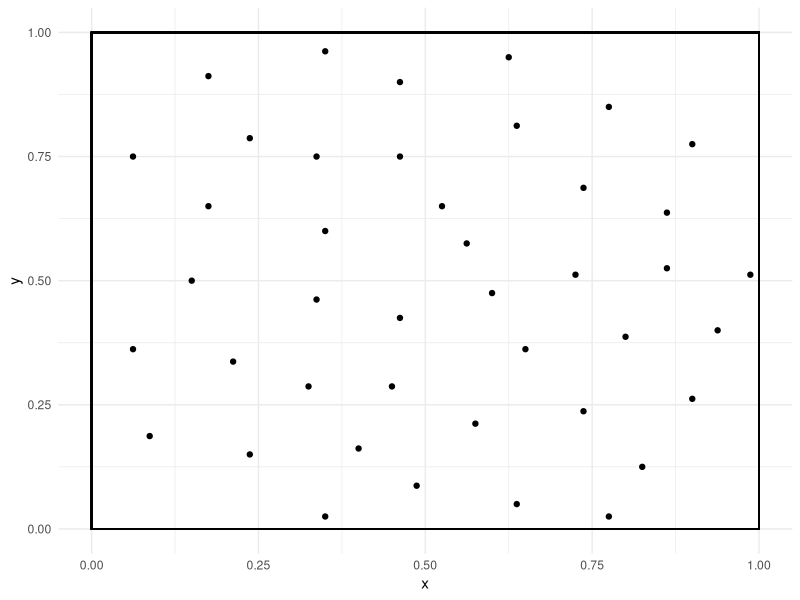
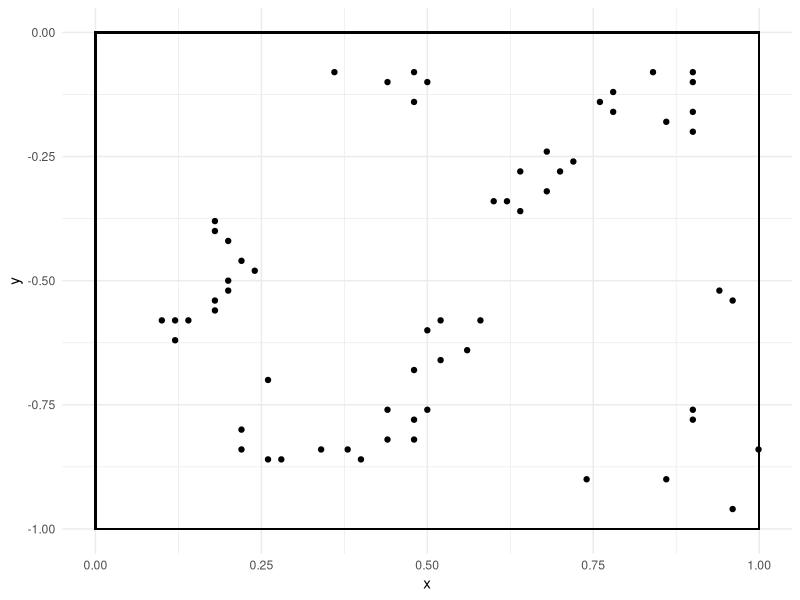
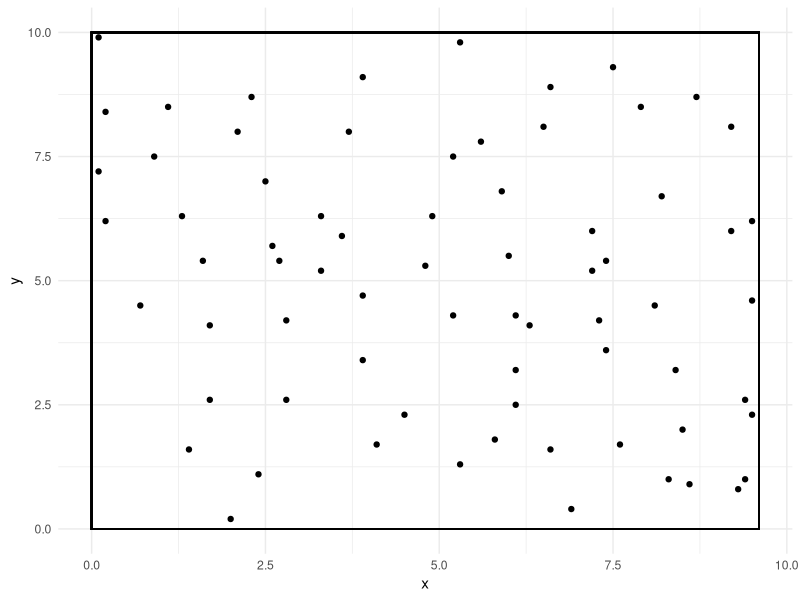
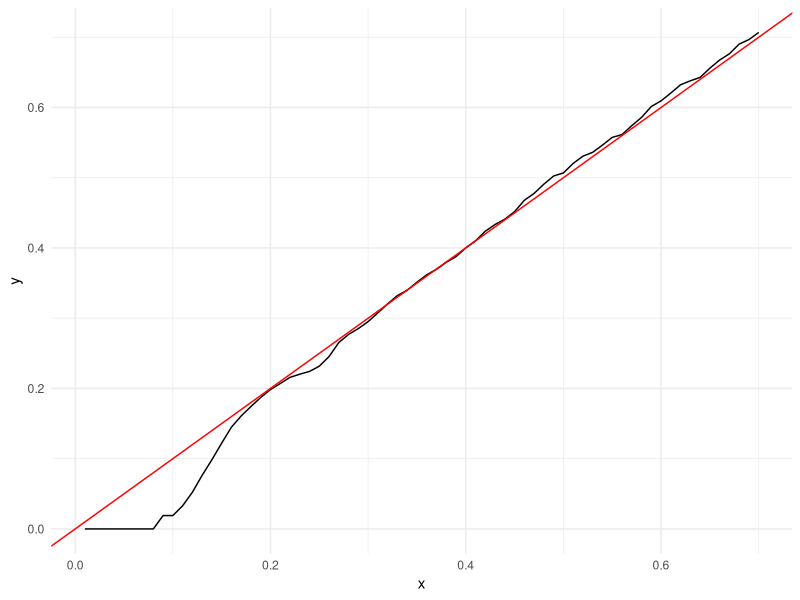
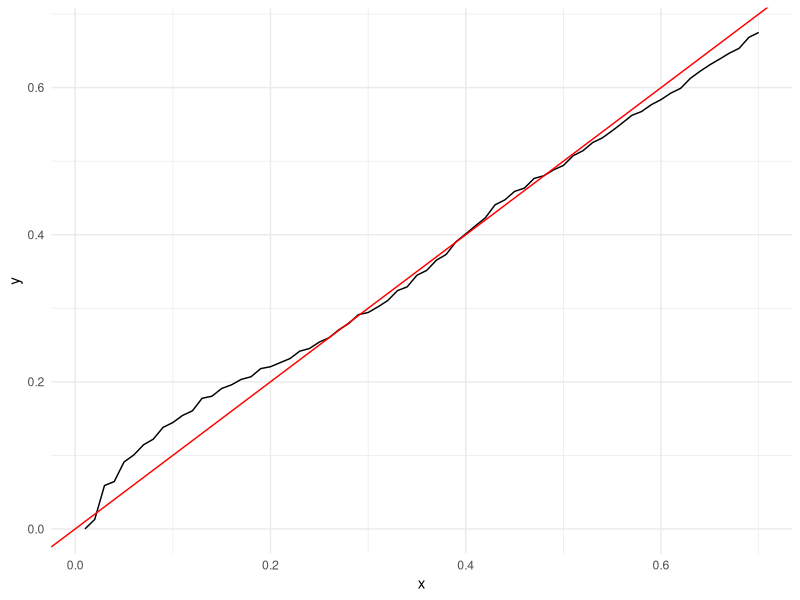
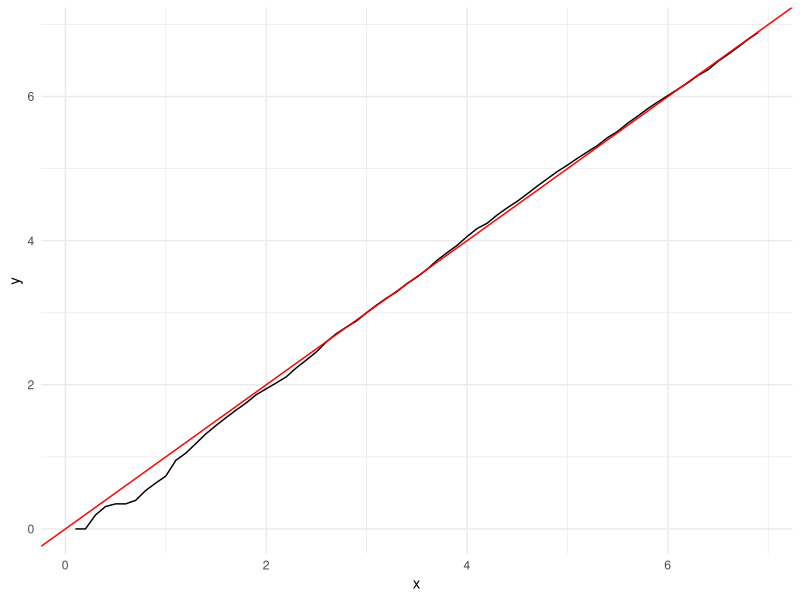
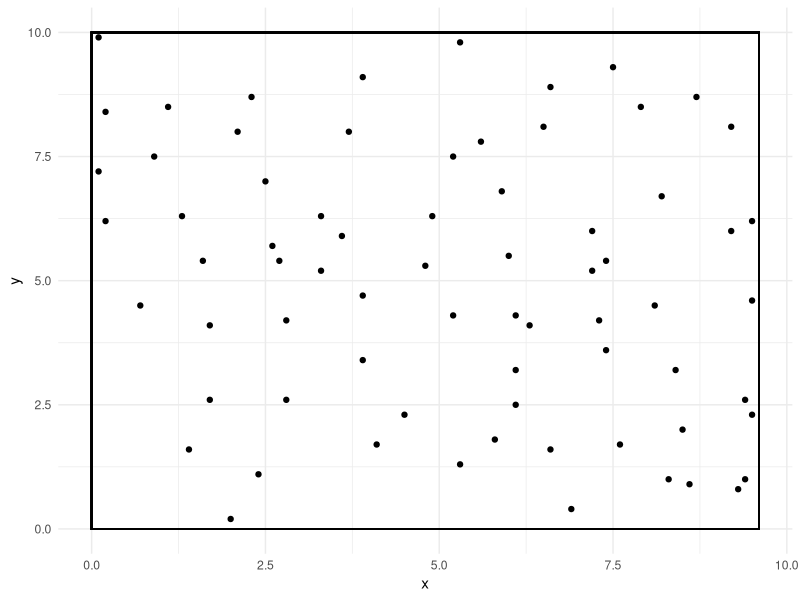

The R source for these figures, in order:
### Problem 1 ----
library(spatial)
library(MASS)
library(tidyverse)

## a) ----
# Plot cells point data.
cells <- ppinit("cells.dat")
cells.df <- data.frame(x = cells$x, y = cells$y)
cells$area
ggplot(cells.df) + geom_point(aes(x = x, y = y)) + 
  geom_rect(aes(xmin = 0, xmax = 1, ymin = 0, ymax = 1), alpha = 0, color = 1) + theme_minimal()

# Plot redwood point data.
redwood <- ppinit("redwood.dat")
redwood.df <- data.frame(x = redwood$x, y = redwood$y)
redwood$area
ggplot(redwood.df) + geom_point(aes(x = x, y = y)) + 
  geom_rect(aes(xmin = 0, xmax = 1, ymin = -1, ymax = 0), alpha = 0, color = 1) + theme_minimal()

# Plot pines point data.
pines <- ppinit("pines.dat")
pines.df <- data.frame(x = pines$x, y = pines$y)
ggplot(pines.df) + geom_point(aes(x = x, y = y)) + 
  geom_rect(aes(xmin = pines$area[1], xmax = pines$area[2], ymin = pines$area[3], ymax = pines$area[4]),
            alpha = 0, color = 1) + theme_minimal()
ggsave("figures/pines.pdf")

## b) ----
# L for cells
L.cells <- Kfn(ppinit("cells.dat"), fs = 1, k = 100)
L.cells.df <- data.frame(x = L.cells$x, y = L.cells$y)
ggplot(L.cells.df) + geom_line(aes(x, y)) + geom_abline(intercept = 0, slope = 1, color = "red") + 
  theme_minimal()

# L for redwood
L.redwood <- Kfn(ppinit("redwood.dat"), fs = 1, k = 100)
L.redwood.df <- data.frame(x = L.redwood$x, y = L.redwood$y)
ggplot(L.redwood.df) + geom_line(aes(x, y)) + geom_abline(intercept = 0, slope = 1, color = "red") + 
  theme_minimal()

# L for pines
L.pines <- Kfn(ppinit("pines.dat"), fs = 10, k = 100)
L.pines.df <- data.frame(x = L.pines$x, y = L.pines$y)
ggplot(L.pines.df) + geom_line(aes(x, y)) + geom_abline(intercept = 0, slope = 1, color = "red") + 
  theme_minimal()
